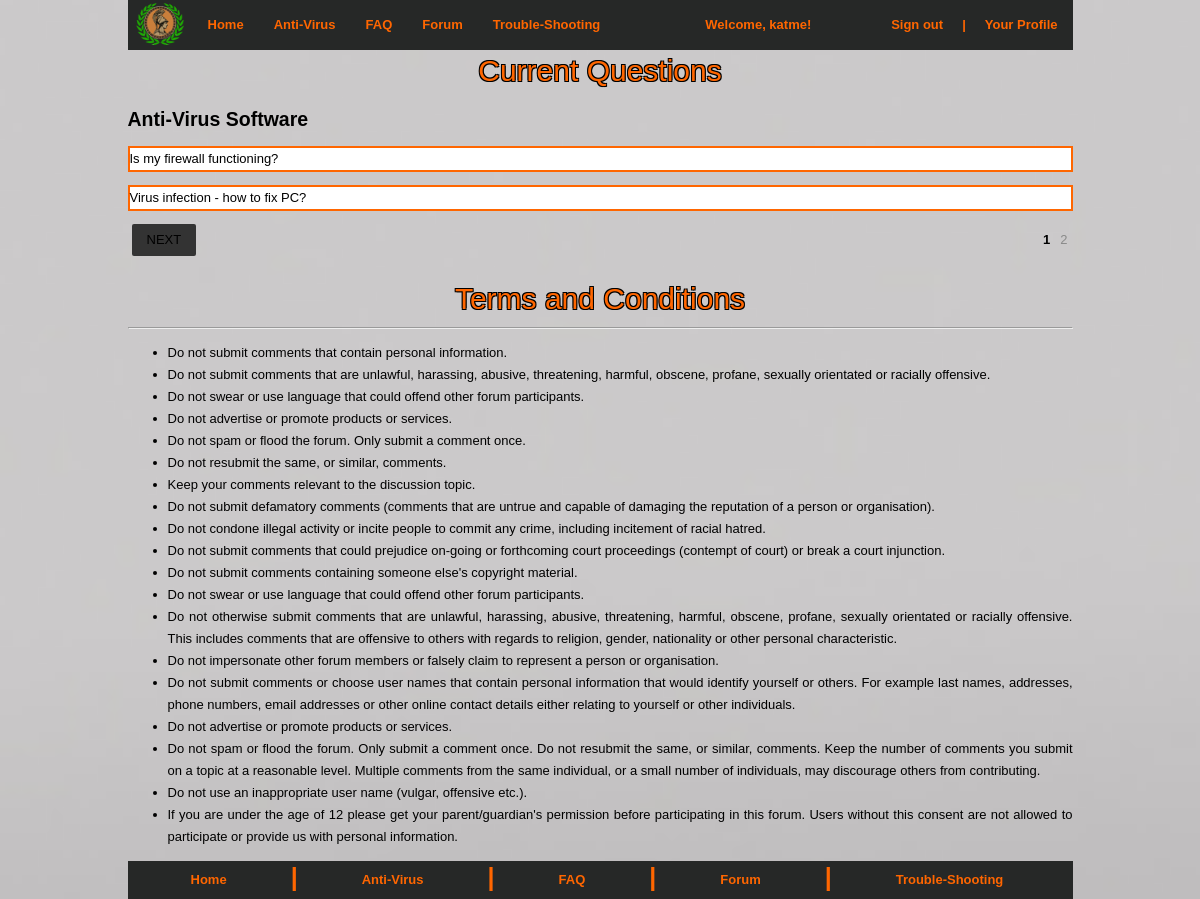
The app's page /currentQuestions.php?cv=2&id=1 (signed in) with its own data.
### tables this page shows
CREATE TABLE `categories` (
  `categoryID` int(11) NOT NULL AUTO_INCREMENT,
  `title` text,
  PRIMARY KEY (`categoryID`)
);

CREATE TABLE `questiondetails` (
  `questionID` int(11) NOT NULL AUTO_INCREMENT,
  `questionText` text NOT NULL,
  `userID` int(11) NOT NULL,
  `questionTitle` text NOT NULL,
  `questionDate` date NOT NULL,
  `questionStatus` text NOT NULL,
  `categoryID` int(11) NOT NULL,
  `score` int(11) DEFAULT '0',
  PRIMARY KEY (`questionID`),
  KEY `userInformation` (`userID`),
  KEY `categoryID` (`categoryID`),
  CONSTRAINT `questiondetails_ibfk_1` FOREIGN KEY (`categoryID`) REFERENCES `categories` (`categoryID`),
  CONSTRAINT `userInformation` FOREIGN KEY (`userID`) REFERENCES `userdetails` (`userID`) ON DELETE CASCADE ON UPDATE CASCADE
);

### currentQuestions.php (the view, shortened to what this page needs)
<!DOCTYPE html>
<html lang="en">
<head>
<link rel="stylesheet" type="text/css" href="CSS/mystyle.css"/>
</head>
<body>
<?php
		$loggedIn = "false";
		if (array_key_exists('userEmail', $_SESSION) && !empty($_SESSION['userEmail']))
			{
				$loggedIn = "true";
			}
		$categoryID = $_GET['cv'];
?>
	<div id = "nav">
		<nav>
			<ul>
			<div id = "navlogofloat">
				<a href="index.php"><img src="Images/athenalogo.png" alt="Athena Security" title="Athena Security" height="50" width="65"></a>
			</div>
				<li><a href="index.php">Home</a></li>
				<li><a href="anti-virus.php">Anti-Virus</a></li>
				<li><a href="FAQ.php">FAQ</a></li>
				<li><a href="forumMenu.php">Forum</a></li>
				<li><a href="Trouble-shooting.php">Trouble-Shooting</a></li>
				<div id = "nav2">
					<nav>
						<ul>
							<?php
						if($loggedIn == "true" && !empty($_SESSION['userNickname']))
						{
						   echo "<li><b> Welcome, ".$_SESSION['userNickname']."!</a></li> </b>";
						}
							?>
						</ul>
					</nav>
				</div>
				<div id = "nav3">
					<nav>
						<ul>
						<?php
							if ($loggedIn == "true")
							{
							echo"<li><a href='profilePage.php'>Your Profile</a></li>";
							echo "<li><b>|</b></li>";
							}
							?>
							<?php
							if ($loggedIn == "true")
							echo "<li><a href=logout.php>Sign out</a></li>";
							?>
						</ul>
					</nav>
				</div>
			</ul>
		</nav>
	</div>
		<div id = "heading">
		Current Questions
		</div>
	<?php
		$questionCategory = "SELECT title from categories WHERE categoryID = '$categoryID'";
		$result = mysql_query($questionCategory);
		$row = mysql_fetch_row($result);
		$categoryName = $row[0];
		echo "<h2>$categoryName</h2>";
				$start=0;
				$limit=2;
		if(isset($_GET['id']))
			{
				$id=$_GET['id'];
				$start=($id-1)*$limit;
			}
$query=mysql_query("SELECT questionID, questionTitle FROM questionDetails WHERE categoryID = '$categoryID' ORDER BY questionID DESC LIMIT $start, $limit");
	while($query2=mysql_fetch_array($query))
		{
			$questionTitle = $query2['questionTitle'];
			$questionID = $query2['questionID'];
			echo "<p id=questionTitle2><a href='questionResponse.php?qid=$questionID&id=1'>$questionTitle</a></p>";
		}
$newTotal = 0;
$newQuery = "SELECT questionID, questionTitle FROM questionDetails WHERE categoryID = '$categoryID' ORDER BY questionID";
$responseList = mysql_query($newQuery);
while ($response = mysql_fetch_array($responseList))
				{
						$newTotal = $newTotal + 1;
				}
$total=ceil($newTotal/$limit);
if($id<$total)
{
	echo "<a href='?cv=".$categoryID."&id=".($id+1)."' class='button'>NEXT</a>";
}
echo "<ul class='page'>";
		for($i=1;$i<=$total;$i++)
		{
			if($i==$id) { echo "<li class='current'>".$i."</li>"; }
			else { echo "<li><a href='?cv=".$categoryID."&id=".$i."'>".$i."</a></li>"; }
		}
echo "</ul>";
echo "<br><br>";
	?>
	<div id = "heading4">
		Terms and Conditions
		</div>
		<hr>
		<ul>
		<li>Do not submit comments that contain personal information.</li>
		<li>Do not submit comments that are unlawful, harassing, abusive, threatening, harmful, obscene, profane, sexually orientated or racially offensive.</li>
		<li>Do not swear or use language that could offend other forum participants.</li>
		<li>Do not advertise or promote products or services.</li>
		<li>Do not spam or flood the forum. Only submit a comment once.</li>
		<li>Do not resubmit the same, or similar, comments.</li>
		<li>Keep your comments relevant to the discussion topic.</li>
		<li>Do not submit defamatory comments (comments that are untrue and capable of damaging the reputation of a person or organisation).</li>
		<li>Do not condone illegal activity or incite people to commit any crime, including incitement of racial hatred.</li>
		<li>Do not submit comments that could prejudice on-going or forthcoming court proceedings (contempt of court) or break a court injunction.</li>
		<li>Do not submit comments containing someone else's copyright material.</li>
		<li>Do not swear or use language that could offend other forum participants.</li>
		<li>Do not otherwise submit comments that are unlawful, harassing, abusive, threatening, harmful, obscene, profane, sexually orientated or racially offensive. This includes comments that are offensive to others with regards to religion, gender, nationality or other personal characteristic.</li>
		<li>Do not impersonate other forum members or falsely claim to represent a person or organisation.</li>
		<li>Do not submit comments or choose user names that contain personal information that would identify yourself or others. For example last names, addresses, phone numbers, email addresses or other online contact details either relating to yourself or other individuals.</li>
		<li>Do not advertise or promote products or services. </li>
		<li>Do not spam or flood the forum. Only submit a comment once. Do not resubmit the same, or similar, comments. Keep the number of comments you submit on a topic at a reasonable level. Multiple comments from the same individual, or a small number of individuals, may discourage others from contributing. </li>
		<li>Do not use an inappropriate user name (vulgar, offensive etc.).</li>
		<li>If you are under the age of 12 please get your parent/guardian's permission before participating in this forum. Users without this consent are not allowed to participate or provide us with personal information.</li>
		</ul>
	<div id="footer">
			<ul>
				<li><a href="index.php">Home</a></li>
				<li><b>|</b></li>
				<li><a href="anti-virus.php">Anti-Virus</a></li>
				<li><b>|</b></li>
				<li><a href="FAQ.php">FAQ</a></li>
				<li><b>|</b></li>
				<li><a href="forumMenu.php">Forum</a></li>
				<li><b>|</b></li>
				<li><a href="Trouble-shooting.php">Trouble-Shooting</a></li>
			</ul>
	</div>
</body>
</html>

### CSS/mystyle.css (style rules this page uses)
footer, nav { display:block; }
body { height:100%; padding:0px; margin:0 auto; width:945px; font:13px/22px Helveltica, Arial, "sans-serif"; position:relative; top:0; text-align:justify; background-image: url("../Images/background.jpg"); -webkit-background-size: cover; -moz-background-size: cover; -o-background-size: cover; background-size: cover; vertical-align: middle; }
p { width:941px; }
#navlogofloat { float:left; }
#nav { height:50px; width:945px; float:left; padding:0; background-color:#262827; }
#nav ul { list-style:none; width:945px; margin:0 auto; padding:0; }
#nav li { float:left; }
#nav li a { display:block; padding:14px 15px; text-decoration:none; font-weight:bold; color:#FF6600; }
#nav2 ul { list-style:none; width:100%; }
#nav2 li b { display:block; padding:14px 5px; text-decoration:none; font-weight:bold; color:#FF6600; padding-left:90px; }
#nav3 li { float:right; }
#nav3 ul { list-style:none; width:100%; }
#nav3 li a { display:block; padding:14px 15px; text-decoration:none; font-weight:bold; color:#FF6600; }
#nav3 li b { display:block; padding:14px 4px; text-decoration:none; font-weight:bold; color:#FF6600; }
#heading { text-align: center; font-size: 30px; font-weight: 5px; margin:0px; padding-bottom:10px; padding-top:60px; color: #FF6600; text-shadow: -1px -1px 0 #000, 1px -1px 0 #000, -1px 1px 0 #000, 1px 1px 0 #000; }
#heading4 { text-align: center; font-size: 30px; font-weight: 5px; margin:0px; padding-top:20px; padding-bottom:10px; color: #FF6600; text-shadow: -1px -1px 0 #000, 1px -1px 0 #000, -1px 1px 0 #000, 1px 1px 0 #000; }
a:link, a:visited { color: inherit; text-decoration: none; }
#questionTitle2 { border-style: solid; border-width: 2px; border-color: #FF6600; background-color: white; }
.page { float: right; margin: 0; padding: 0; }
.page li { list-style: none; display:inline-block; }
.page li a, .current { display: block; padding: 5px; text-decoration: none; color: #8A8A8A; }
.current { font-weight:bold; color: #000; }
.button { padding: 5px 15px; text-decoration: none; background: #333; color: #F3F3F3; font-size: 13PX; border-radius: 2PX; margin: 0 4PX; display: block; float: left; }
#footer { width:945px; float:left; margin:0 0 0em 0; padding:0; background-color:#262827; position:relative; bottom:0; }
#footer ul { list-style:none; width:945px; margin:0 auto; padding:0; }
#footer li { float:left; }
#footer li a { display:block; padding:8px 63px; text-decoration:none; font-weight:bold; color:#FF6600; }
#footer li b { display:block; padding:8px 1px; padding-top:5px; font-weight:bold; color:#FF6600; font-size:25px; }

### records on screen
categories: title "Anti-Virus Software"
questiondetails: questionTitle "Is my firewall functioning?"
questiondetails: questionTitle "Virus infection - how to fix PC?"

### other values on screen
$_SESSION['userNickname'] "katme"
